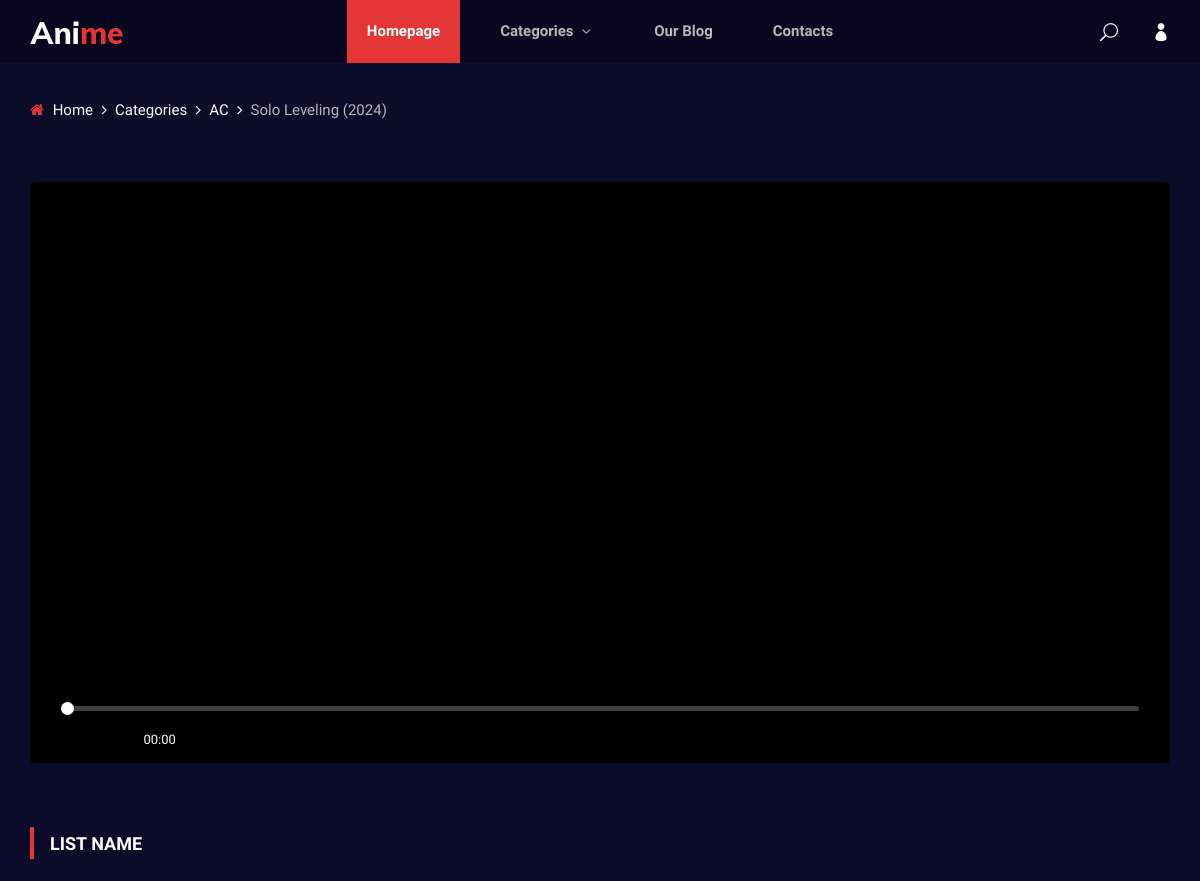
The app's page /anime-watching/solo-leveling-2024 (upper part), older data.
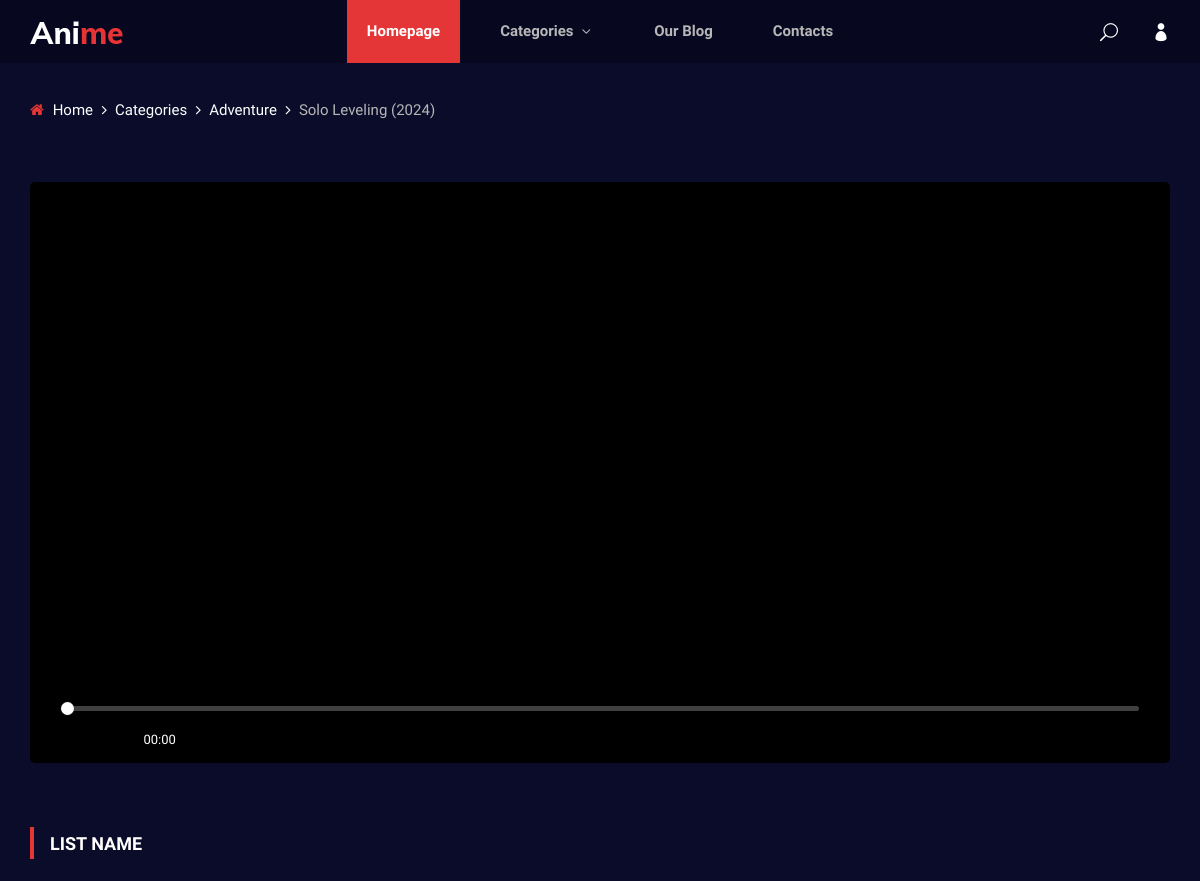
The same page, newer data.
### core/models.py (models this page shows, shortened)
class Movie(models.Model):
    title = models.CharField(max_length=200)
    description = models.TextField(max_length=1000, blank=True)
    image = models.ImageField(upload_to='movies/')
    release_date = models.DateField()
    rating = models.DecimalField(default=0, max_digits=3, decimal_places=1)
    views_count = models.IntegerField(default=0)
    status = models.CharField(choices=MovieStatus.choices, max_length=2)
    category = models.CharField(choices=MovieCategory.choices, max_length=10)
    genres = models.ManyToManyField(Geners)
    new_slug = AutoSlugField(populate_from='title', unique=True, null=True, default=None)
    video = models.FileField(upload_to='videos/', null=True, blank=True)

### core/views.py (the view)
# urls.py: path('anime-watching/<slug:slug>', anime_watching, name='anime-watching'),
def anime_watching(request, slug):
    movie = Movie.objects.get(new_slug=slug)
    context = {
        'movie':movie
    }
    return render(request, 'anime-watching.html', context)

### templates/anime-watching.html (shortened to what this page needs)
{% load static %}
<!DOCTYPE html>
<html lang="zxx">
<head>
    <link rel="stylesheet" href="{% static 'css/bootstrap.min.css' %}" type="text/css">
    <link rel="stylesheet" href="{% static 'css/font-awesome.min.css' %}" type="text/css">
    <link rel="stylesheet" href="{% static 'css/elegant-icons.css' %}" type="text/css">
    <link rel="stylesheet" href="{% static 'css/plyr.css' %}" type="text/css">
    <link rel="stylesheet" href="{% static 'css/nice-select.css' %}" type="text/css">
    <link rel="stylesheet" href="{% static 'css/owl.carousel.min.css' %}" type="text/css">
    <link rel="stylesheet" href="{% static 'css/slicknav.min.css' %}" type="text/css">
    <link rel="stylesheet" href="{% static 'css/style.css' %}" type="text/css">
</head>
<body>
    <header class="header">
        <div class="container">
            <div class="row">
                <div class="col-lg-2">
                    <div class="header__logo">
                        <a href="./index.html">
                            <img src="{% static 'img/logo.png' %}" alt="">
                        </a>
                    </div>
                </div>
                <div class="col-lg-8">
                    <div class="header__nav">
                        <nav class="header__menu mobile-menu">
                            <ul>
                                <li class="active"><a href="./index.html">Homepage</a></li>
                                <li><a href="./categories.html">Categories <span class="arrow_carrot-down"></span></a>
                                </li>
                                <li><a href="./blog.html">Our Blog</a></li>
                                <li><a href="#">Contacts</a></li>
                            </ul>
                        </nav>
                    </div>
                </div>
                <div class="col-lg-2">
                    <div class="header__right">
                        <a href="#" class="search-switch"><span class="icon_search"></span></a>
                        <a href="{% url "login" %}"><span class="icon_profile"></span></a>
                    </div>
                </div>
            </div>
        </div>
    </header>
    <div class="breadcrumb-option">
        <div class="container">
            <div class="row">
                <div class="col-lg-12">
                    <div class="breadcrumb__links">
                        <a href="./index.html"><i class="fa fa-home"></i> Home</a>
                        <a href="./categories.html">Categories</a>
                        <a href="#">{{movie.get_category_display}}</a>
                        <span>{{movie.title}}</span>
                    </div>
                </div>
            </div>
        </div>
    </div>
    <section class="anime-details spad">
        <div class="container">
            <div class="row">
                <div class="col-lg-12">
                    <div class="anime__video__player">
                        <video id="player" playsinline controls data-poster="./videos/anime-watch.jpg">
                            <source src="{% static 'videos/video.mp4' %}" type="video/mp4" />
                        </video>
                    </div>
                    <div class="anime__details__episodes">
                        <div class="section-title">
                            <h5>List Name</h5>
                        </div>
                    </div>
                </div>
            </div>
        </div>
    </section>
</body>
</html>

Row changes from the older to the newer data that the page shows:
changed Movie: category "AC" → "Adventure"
